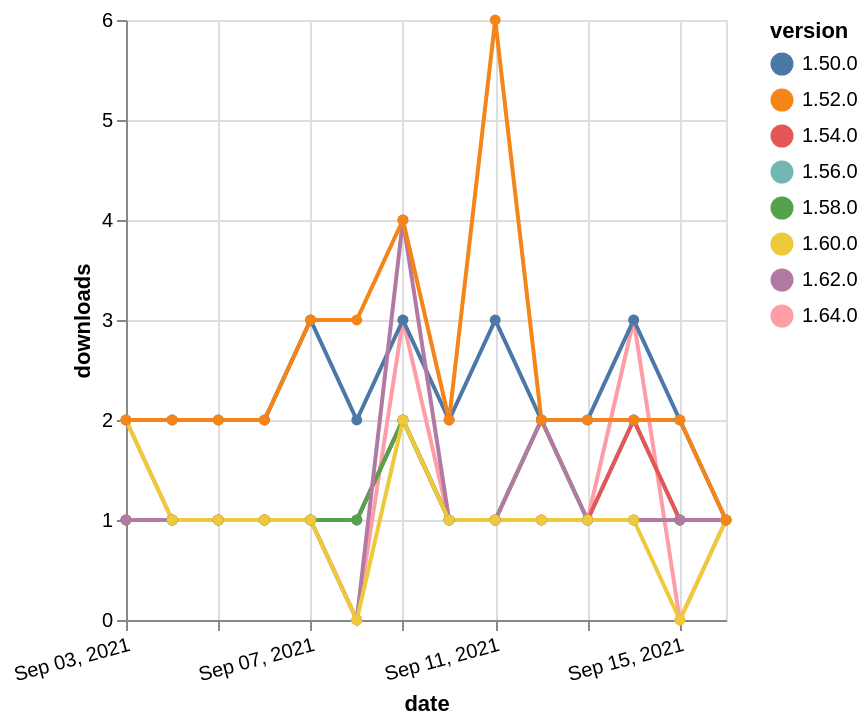

The specification (Vega-Lite) saved for this image:
### Vega-Lite specification from a JSON file in a GitHub repository (floating-point values rounded to 4 significant figures)
{"$schema": "https://vega.github.io/schema/vega-lite/v5.json", "description": "A simple bar chart with embedded data.", "data": {"values": [{"date": "2021-09-03", "total": 201, "delta": 1, "version": "1.56.0"}, {"date": "2021-09-04", "total": 202, "delta": 1, "version": "1.56.0"}, {"date": "2021-09-05", "total": 203, "delta": 1, "version": "1.56.0"}, {"date": "2021-09-06", "total": 204, "delta": 1, "version": "1.56.0"}, {"date": "2021-09-07", "total": 205, "delta": 1, "version": "1.56.0"}, {"date": "2021-09-08", "total": 206, "delta": 1, "version": "1.56.0"}, {"date": "2021-09-09", "total": 208, "delta": 2, "version": "1.56.0"}, {"date": "2021-09-10", "total": 209, "delta": 1, "version": "1.56.0"}, {"date": "2021-09-11", "total": 210, "delta": 1, "version": "1.56.0"}, {"date": "2021-09-12", "total": 211, "delta": 1, "version": "1.56.0"}, {"date": "2021-09-13", "total": 212, "delta": 1, "version": "1.56.0"}, {"date": "2021-09-14", "total": 214, "delta": 2, "version": "1.56.0"}, {"date": "2021-09-15", "total": 215, "delta": 1, "version": "1.56.0"}, {"date": "2021-09-16", "total": 216, "delta": 1, "version": "1.56.0"}, {"date": "2021-09-03", "total": 118, "delta": 2, "version": "1.64.0"}, {"date": "2021-09-04", "total": 119, "delta": 1, "version": "1.64.0"}, {"date": "2021-09-05", "total": 120, "delta": 1, "version": "1.64.0"}, {"date": "2021-09-06", "total": 121, "delta": 1, "version": "1.64.0"}, {"date": "2021-09-07", "total": 122, "delta": 1, "version": "1.64.0"}, {"date": "2021-09-08", "total": 122, "delta": 0, "version": "1.64.0"}, {"date": "2021-09-09", "total": 125, "delta": 3, "version": "1.64.0"}, {"date": "2021-09-10", "total": 126, "delta": 1, "version": "1.64.0"}, {"date": "2021-09-11", "total": 127, "delta": 1, "version": "1.64.0"}, {"date": "2021-09-12", "total": 128, "delta": 1, "version": "1.64.0"}, {"date": "2021-09-13", "total": 129, "delta": 1, "version": "1.64.0"}, {"date": "2021-09-14", "total": 132, "delta": 3, "version": "1.64.0"}, {"date": "2021-09-15", "total": 132, "delta": 0, "version": "1.64.0"}, {"date": "2021-09-16", "total": 133, "delta": 1, "version": "1.64.0"}, {"date": "2021-09-03", "total": 243, "delta": 1, "version": "1.54.0"}, {"date": "2021-09-04", "total": 244, "delta": 1, "version": "1.54.0"}, {"date": "2021-09-05", "total": 245, "delta": 1, "version": "1.54.0"}, {"date": "2021-09-06", "total": 246, "delta": 1, "version": "1.54.0"}, {"date": "2021-09-07", "total": 247, "delta": 1, "version": "1.54.0"}, {"date": "2021-09-08", "total": 248, "delta": 1, "version": "1.54.0"}, {"date": "2021-09-09", "total": 250, "delta": 2, "version": "1.54.0"}, {"date": "2021-09-10", "total": 251, "delta": 1, "version": "1.54.0"}, {"date": "2021-09-11", "total": 252, "delta": 1, "version": "1.54.0"}, {"date": "2021-09-12", "total": 253, "delta": 1, "version": "1.54.0"}, {"date": "2021-09-13", "total": 254, "delta": 1, "version": "1.54.0"}, {"date": "2021-09-14", "total": 256, "delta": 2, "version": "1.54.0"}, {"date": "2021-09-15", "total": 257, "delta": 1, "version": "1.54.0"}, {"date": "2021-09-16", "total": 258, "delta": 1, "version": "1.54.0"}, {"date": "2021-09-03", "total": 181, "delta": 1, "version": "1.58.0"}, {"date": "2021-09-04", "total": 182, "delta": 1, "version": "1.58.0"}, {"date": "2021-09-05", "total": 183, "delta": 1, "version": "1.58.0"}, {"date": "2021-09-06", "total": 184, "delta": 1, "version": "1.58.0"}, {"date": "2021-09-07", "total": 185, "delta": 1, "version": "1.58.0"}, {"date": "2021-09-08", "total": 186, "delta": 1, "version": "1.58.0"}, {"date": "2021-09-09", "total": 188, "delta": 2, "version": "1.58.0"}, {"date": "2021-09-10", "total": 189, "delta": 1, "version": "1.58.0"}, {"date": "2021-09-11", "total": 190, "delta": 1, "version": "1.58.0"}, {"date": "2021-09-12", "total": 192, "delta": 2, "version": "1.58.0"}, {"date": "2021-09-13", "total": 193, "delta": 1, "version": "1.58.0"}, {"date": "2021-09-14", "total": 194, "delta": 1, "version": "1.58.0"}, {"date": "2021-09-15", "total": 195, "delta": 1, "version": "1.58.0"}, {"date": "2021-09-16", "total": 196, "delta": 1, "version": "1.58.0"}, {"date": "2021-09-03", "total": 2388, "delta": 2, "version": "1.50.0"}, {"date": "2021-09-04", "total": 2390, "delta": 2, "version": "1.50.0"}, {"date": "2021-09-05", "total": 2392, "delta": 2, "version": "1.50.0"}, {"date": "2021-09-06", "total": 2394, "delta": 2, "version": "1.50.0"}, {"date": "2021-09-07", "total": 2397, "delta": 3, "version": "1.50.0"}, {"date": "2021-09-08", "total": 2399, "delta": 2, "version": "1.50.0"}, {"date": "2021-09-09", "total": 2402, "delta": 3, "version": "1.50.0"}, {"date": "2021-09-10", "total": 2404, "delta": 2, "version": "1.50.0"}, {"date": "2021-09-11", "total": 2407, "delta": 3, "version": "1.50.0"}, {"date": "2021-09-12", "total": 2409, "delta": 2, "version": "1.50.0"}, {"date": "2021-09-13", "total": 2411, "delta": 2, "version": "1.50.0"}, {"date": "2021-09-14", "total": 2414, "delta": 3, "version": "1.50.0"}, {"date": "2021-09-15", "total": 2416, "delta": 2, "version": "1.50.0"}, {"date": "2021-09-16", "total": 2417, "delta": 1, "version": "1.50.0"}, {"date": "2021-09-03", "total": 173, "delta": 1, "version": "1.62.0"}, {"date": "2021-09-04", "total": 174, "delta": 1, "version": "1.62.0"}, {"date": "2021-09-05", "total": 175, "delta": 1, "version": "1.62.0"}, {"date": "2021-09-06", "total": 176, "delta": 1, "version": "1.62.0"}, {"date": "2021-09-07", "total": 177, "delta": 1, "version": "1.62.0"}, {"date": "2021-09-08", "total": 177, "delta": 0, "version": "1.62.0"}, {"date": "2021-09-09", "total": 181, "delta": 4, "version": "1.62.0"}, {"date": "2021-09-10", "total": 182, "delta": 1, "version": "1.62.0"}, {"date": "2021-09-11", "total": 183, "delta": 1, "version": "1.62.0"}, {"date": "2021-09-12", "total": 185, "delta": 2, "version": "1.62.0"}, {"date": "2021-09-13", "total": 186, "delta": 1, "version": "1.62.0"}, {"date": "2021-09-14", "total": 187, "delta": 1, "version": "1.62.0"}, {"date": "2021-09-15", "total": 188, "delta": 1, "version": "1.62.0"}, {"date": "2021-09-16", "total": 189, "delta": 1, "version": "1.62.0"}, {"date": "2021-09-03", "total": 161, "delta": 2, "version": "1.60.0"}, {"date": "2021-09-04", "total": 162, "delta": 1, "version": "1.60.0"}, {"date": "2021-09-05", "total": 163, "delta": 1, "version": "1.60.0"}, {"date": "2021-09-06", "total": 164, "delta": 1, "version": "1.60.0"}, {"date": "2021-09-07", "total": 165, "delta": 1, "version": "1.60.0"}, {"date": "2021-09-08", "total": 165, "delta": 0, "version": "1.60.0"}, {"date": "2021-09-09", "total": 167, "delta": 2, "version": "1.60.0"}, {"date": "2021-09-10", "total": 168, "delta": 1, "version": "1.60.0"}, {"date": "2021-09-11", "total": 169, "delta": 1, "version": "1.60.0"}, {"date": "2021-09-12", "total": 170, "delta": 1, "version": "1.60.0"}, {"date": "2021-09-13", "total": 171, "delta": 1, "version": "1.60.0"}, {"date": "2021-09-14", "total": 172, "delta": 1, "version": "1.60.0"}, {"date": "2021-09-15", "total": 172, "delta": 0, "version": "1.60.0"}, {"date": "2021-09-16", "total": 173, "delta": 1, "version": "1.60.0"}, {"date": "2021-09-03", "total": 2538, "delta": 2, "version": "1.52.0"}, {"date": "2021-09-04", "total": 2540, "delta": 2, "version": "1.52.0"}, {"date": "2021-09-05", "total": 2542, "delta": 2, "version": "1.52.0"}, {"date": "2021-09-06", "total": 2544, "delta": 2, "version": "1.52.0"}, {"date": "2021-09-07", "total": 2547, "delta": 3, "version": "1.52.0"}, {"date": "2021-09-08", "total": 2550, "delta": 3, "version": "1.52.0"}, {"date": "2021-09-09", "total": 2554, "delta": 4, "version": "1.52.0"}, {"date": "2021-09-10", "total": 2556, "delta": 2, "version": "1.52.0"}, {"date": "2021-09-11", "total": 2562, "delta": 6, "version": "1.52.0"}, {"date": "2021-09-12", "total": 2564, "delta": 2, "version": "1.52.0"}, {"date": "2021-09-13", "total": 2566, "delta": 2, "version": "1.52.0"}, {"date": "2021-09-14", "total": 2568, "delta": 2, "version": "1.52.0"}, {"date": "2021-09-15", "total": 2570, "delta": 2, "version": "1.52.0"}, {"date": "2021-09-16", "total": 2571, "delta": 1, "version": "1.52.0"}]}, "width": "container", "mark": {"type": "line", "point": {"filled": true}}, "encoding": {"x": {"field": "date", "type": "temporal", "timeUnit": "yearmonthdate", "title": "date", "axis": {"labelAngle": -15}}, "y": {"field": "delta", "type": "quantitative", "title": "downloads"}, "color": {"field": "version", "type": "nominal"}, "tooltip": {"field": "delta"}}}
